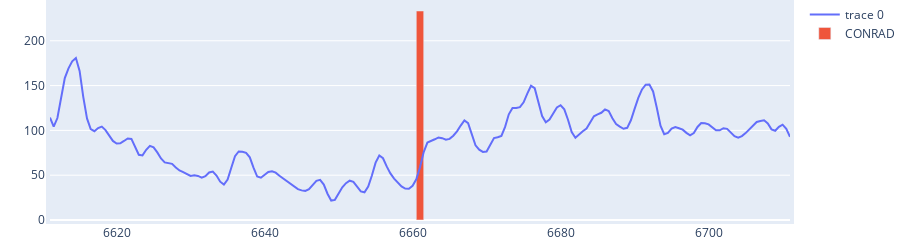
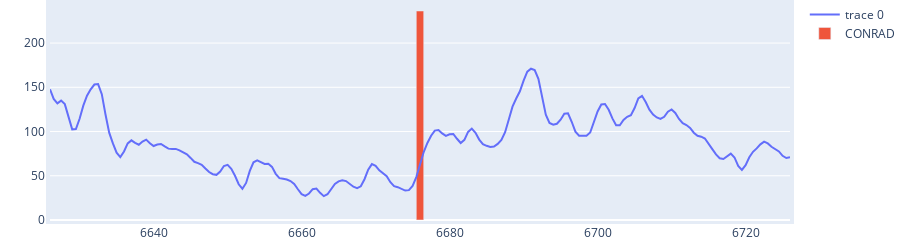
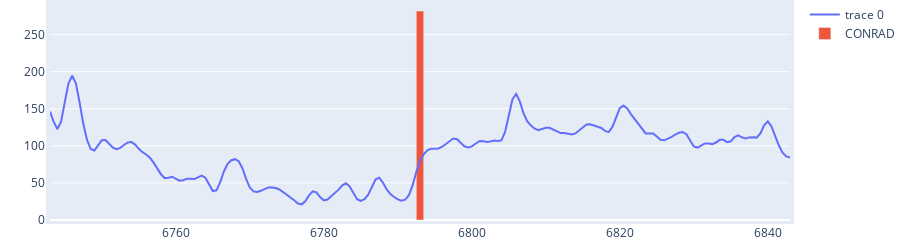
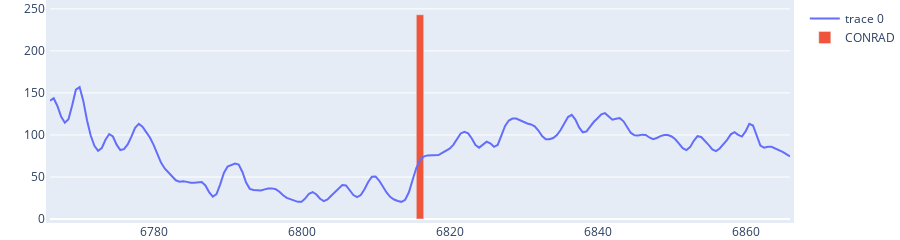

The notebook cell these images were saved under, in order:
### Code cell
wellist = df_tops.index.tolist()

layout = go.Layout(
    height=120,
    margin=go.layout.Margin(
        l=50,
        r=50,
        b=20,
        t=0,
        pad=4
    )
)

def plot_pred(wellname,top_name,wsize):
    df_temp = df_logs[df_logs["wellName"]==wellname]

    true_top = df_tops.loc[wellname][top_name]
    if true_top > 0:
        ctr = df_temp[df_temp["DEPTH"]==true_top].index[0]
        true_log = df_temp.loc[ctr-wsize:ctr+wsize]

        bar = go.Bar( x = [true_top],y = [ df_temp["GR"].max()  ],name = top, width = 1)
        data = [go.Scatter(x=true_log.DEPTH,y=true_log.GR),bar]
  
        fig = go.Figure(data=data, layout=layout)
        iplot(fig)
    
for well in wellist[0:10]:  
    plot_pred(well,top,100)

### Figure 1 — Plotly figure (JSON) as saved in the notebook; plotly's stock layout.template omitted (floating-point values rounded to 4 significant figures; data arrays with more than 128 entries replaced by an {"elided": "..."} marker saying what was removed)
{"data": [{"type": "scatter", "x": {"elided": "201 float values"}, "y": {"elided": "201 float values"}}, {"name": "CONRAD", "type": "bar", "width": 1, "x": [6661], "y": [233.2]}], "layout": {"height": 120, "margin": {"b": 20, "l": 50, "pad": 4, "r": 50, "t": 0}}}

### Figure 2 — Plotly figure (JSON) as saved in the notebook; plotly's stock layout.template omitted (floating-point values rounded to 4 significant figures; data arrays with more than 128 entries replaced by an {"elided": "..."} marker saying what was removed)
{"data": [{"type": "scatter", "x": {"elided": "201 float values"}, "y": {"elided": "201 float values"}}, {"name": "CONRAD", "type": "bar", "width": 1, "x": [6676], "y": [236.2]}], "layout": {"height": 120, "margin": {"b": 20, "l": 50, "pad": 4, "r": 50, "t": 0}}}

### Figure 3 — Plotly figure (JSON) as saved in the notebook; plotly's stock layout.template omitted (floating-point values rounded to 4 significant figures; data arrays with more than 128 entries replaced by an {"elided": "..."} marker saying what was removed)
{"data": [{"type": "scatter", "x": {"elided": "201 float values"}, "y": {"elided": "201 float values"}}, {"name": "CONRAD", "type": "bar", "width": 1, "x": [6793], "y": [281.9]}], "layout": {"height": 120, "margin": {"b": 20, "l": 50, "pad": 4, "r": 50, "t": 0}}}

### Figure 4 — Plotly figure (JSON) as saved in the notebook; plotly's stock layout.template omitted (floating-point values rounded to 4 significant figures; data arrays with more than 128 entries replaced by an {"elided": "..."} marker saying what was removed)
{"data": [{"type": "scatter", "x": {"elided": "201 float values"}, "y": {"elided": "201 float values"}}, {"name": "CONRAD", "type": "bar", "width": 1, "x": [6816], "y": [243.0]}], "layout": {"height": 120, "margin": {"b": 20, "l": 50, "pad": 4, "r": 50, "t": 0}}}
